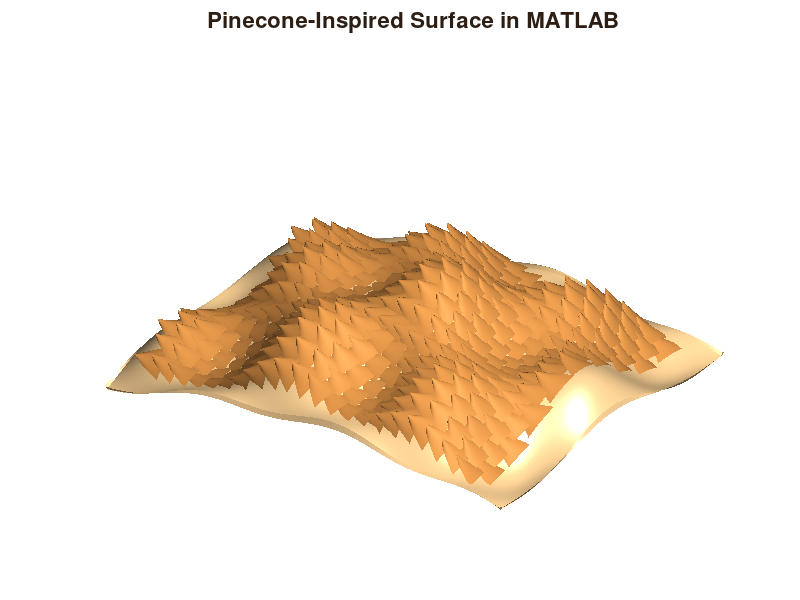

The MATLAB source for this figure:
function pinecone_surface(nU,nV,scaleLength,scaleWidth,exportImage)
% PINECONE_SURFACE Generate a pinecone-inspired geometric surface in MATLAB.
%
% This function creates a smooth base surface and distributes pinecone-like
% scale elements over it. Each scale is oriented according to the local
% tangent frame and surface normal of the underlying geometry.
%
% Inputs (all optional):
%   nU           - number of scale columns
%   nV           - number of scale rows
%   scaleLength  - scale length
%   scaleWidth   - scale width
%   exportImage  - true/false to export PNG image
%
% Example:
%   pinecone_surface
%   pinecone_surface(22,18,0.18,0.10,true)
%
% Author: Gianluigi Riccardi
% Year: 2026

    if nargin < 1 || isempty(nU), nU = 22; end
    if nargin < 2 || isempty(nV), nV = 18; end
    if nargin < 3 || isempty(scaleLength), scaleLength = 0.18; end
    if nargin < 4 || isempty(scaleWidth), scaleWidth = 0.10; end
    if nargin < 5 || isempty(exportImage), exportImage = true; end

    close all; clc;

    % ------------------------------------------------------------
    % BASE SURFACE GRID
    % ------------------------------------------------------------
    NuSurf = 220;
    NvSurf = 180;

    u = linspace(-1.2, 1.2, NuSurf);
    v = linspace(-1.0, 1.0, NvSurf);
    [U,V] = meshgrid(u,v);

    % Smooth membrane-like base surface
    Z = 0.45*exp(-0.9*(U.^2 + 1.3*V.^2)) ...
      + 0.10*sin(2.4*pi*U).*cos(1.6*pi*V) ...
      - 0.06*(U.^2) ...
      - 0.03*(V.^2);

    % Slight smoothing for visual cleanliness
    Z = localSmooth2D(Z);

    % ------------------------------------------------------------
    % LOCAL DIFFERENTIAL GEOMETRY
    % ------------------------------------------------------------
    du = u(2) - u(1);
    dv = v(2) - v(1);

    [Zu,Zv] = gradient(Z,du,dv);

    % Normal field N = normalize([-dZ/du, -dZ/dv, 1])
    Nx = -Zu;
    Ny = -Zv;
    Nz = ones(size(Z));
    Nnorm = sqrt(Nx.^2 + Ny.^2 + Nz.^2);
    Nx = Nx ./ Nnorm;
    Ny = Ny ./ Nnorm;
    Nz = Nz ./ Nnorm;

    % Tangent directions
    Tu = cat(3, ones(size(Z)), zeros(size(Z)), Zu);
    Tv = cat(3, zeros(size(Z)), ones(size(Z)), Zv);

    Tu = normalizeField(Tu);
    Tv = normalizeField(Tv);

    % Curvature-like heuristic from Laplacian magnitude
    [Zuu,~] = gradient(Zu,du,dv);
    [~,Zvv] = gradient(Zv,du,dv);
    curvatureProxy = abs(Zuu + Zvv);
    curvatureProxy = curvatureProxy ./ max(curvatureProxy(:) + eps);

    % ------------------------------------------------------------
    % FIGURE SETUP
    % ------------------------------------------------------------
    fig = figure('Color','w','Name','Pinecone Surface in MATLAB');
    ax = axes('Parent',fig);
    hold(ax,'on');
    axis(ax,'equal');
    axis(ax,'off');
    view(ax,34,28);
    camlight(ax,'headlight');
    camlight(ax,'right');
    lighting(ax,'gouraud');
    material(ax,[0.45 0.7 0.25]);

    % Base surface
    surf(ax,U,V,Z, ...
        'EdgeColor','none', ...
        'FaceColor',[0.77 0.63 0.43], ...
        'FaceAlpha',0.92);

    % ------------------------------------------------------------
    % SCALE DISTRIBUTION
    % ------------------------------------------------------------
    uCenters = linspace(-0.95,0.95,nU);
    vCenters = linspace(-0.82,0.82,nV);

    % Alternate offset for more organic arrangement
    for j = 1:nV
        for i = 1:nU

            uu = uCenters(i);
            vv = vCenters(j);

            if mod(j,2) == 0
                uu = uu + 0.5*(uCenters(min(2,end)) - uCenters(1));
            end

            if uu < min(u) || uu > max(u) || vv < min(v) || vv > max(v)
                continue;
            end

            % Interpolate position
            zc = interp2(U,V,Z,uu,vv,'linear',NaN);
            if isnan(zc)
                continue;
            end

            % Interpolate normal and tangents
            n = [
                interp2(U,V,Nx,uu,vv,'linear',NaN)
                interp2(U,V,Ny,uu,vv,'linear',NaN)
                interp2(U,V,Nz,uu,vv,'linear',NaN)
            ];

            tu = [
                interp2(U,V,Tu(:,:,1),uu,vv,'linear',NaN)
                interp2(U,V,Tu(:,:,2),uu,vv,'linear',NaN)
                interp2(U,V,Tu(:,:,3),uu,vv,'linear',NaN)
            ];

            tv = [
                interp2(U,V,Tv(:,:,1),uu,vv,'linear',NaN)
                interp2(U,V,Tv(:,:,2),uu,vv,'linear',NaN)
                interp2(U,V,Tv(:,:,3),uu,vv,'linear',NaN)
            ];

            cval = interp2(U,V,curvatureProxy,uu,vv,'linear',NaN);

            if any(isnan([n;tu;tv;cval]))
                continue;
            end

            n  = normalizeVec(n);
            tu = normalizeVec(tu);
            tv = normalizeVec(tv);

            % Make tangents orthogonal to normal
            tu = normalizeVec(tu - dot(tu,n)*n);
            tv = normalizeVec(cross(n,tu));

            % Opening angle increases with curvature heuristic
            openAngle = deg2rad(10 + 38*cval);

            % Slight size modulation
            localLength = scaleLength * (0.90 + 0.25*cval);
            localWidth  = scaleWidth  * (0.92 + 0.18*(1-cval));

            % Organic azimuth bias
            azBias = 0.12*sin(3.1*uu + 1.7*vv);
            tuRot = cos(azBias)*tu + sin(azBias)*tv;
            tvRot = -sin(azBias)*tu + cos(azBias)*tv;

            % Create one scale patch
            [Xs,Ys,Zs] = makeScalePatch( ...
                [uu;vv;zc], ...
                tuRot, tvRot, n, ...
                localLength, localWidth, openAngle);

            % Brownish tone variation
            baseColor = [0.43 0.28 0.14];
            lightGain = 0.15 + 0.30*cval;
            faceColor = min(baseColor + lightGain*[0.55 0.40 0.18], 1);

            surf(ax,Xs,Ys,Zs, ...
                'EdgeColor','none', ...
                'FaceColor',faceColor, ...
                'FaceLighting','gouraud', ...
                'AmbientStrength',0.42, ...
                'DiffuseStrength',0.75, ...
                'SpecularStrength',0.08);
        end
    end

    % ------------------------------------------------------------
    % FINAL LOOK
    % ------------------------------------------------------------
    title(ax,'Pinecone-Inspired Surface in MATLAB', ...
        'FontWeight','bold', ...
        'FontSize',16, ...
        'Color',[0.18 0.12 0.08]);

    colormap(ax,brownMap(256));

    xlim(ax,[min(u) max(u)]);
    ylim(ax,[min(v) max(v)]);
    zlim(ax,[min(Z(:))-0.1, max(Z(:))+0.45]);

    set(fig,'Renderer','opengl');

    % ------------------------------------------------------------
    % EXPORT
    % ------------------------------------------------------------
    if exportImage
        drawnow;
        exportgraphics(fig,'pinecone_surface_example.png','Resolution',300);
        fprintf('Image exported: pinecone_surface_example.png\n');
    end
end

% ========================================================================
% LOCAL FUNCTIONS
% ========================================================================

function A = localSmooth2D(A)
    K = [1 2 1; 2 4 2; 1 2 1] / 16;
    A = conv2(A,K,'same');
end

function F = normalizeField(F)
    nrm = sqrt(F(:,:,1).^2 + F(:,:,2).^2 + F(:,:,3).^2) + eps;
    F(:,:,1) = F(:,:,1) ./ nrm;
    F(:,:,2) = F(:,:,2) ./ nrm;
    F(:,:,3) = F(:,:,3) ./ nrm;
end

function v = normalizeVec(v)
    v = v(:);
    n = norm(v);
    if n < eps
        v = [0;0;1];
    else
        v = v / n;
    end
end

function [X,Y,Z] = makeScalePatch(center,tu,tv,n,L,W,openAngle)
    % Local scale coordinates
    ns = 18;
    nt = 10;

    s = linspace(0,1,ns);
    t = linspace(-1,1,nt);
    [S,T] = meshgrid(s,t);

    % Planform: narrow tip, wider root
    widthProfile = W * (0.12 + 0.88*(1 - S).^0.85);
    Xl = T .* widthProfile;
    Yl = -L * S;

    % Curvature / opening shape
    arch = 0.10*L*(1 - (T).^2).*(1 - 0.2*S);
    lift = (sin(openAngle)) * (0.55*L) .* (S.^1.4) .* (1 - 0.15*T.^2);
    Zl = arch + lift;

    % Slight longitudinal camber
    Yl = Yl + 0.08*L*(T.^2).*(S.^1.1);

    % Local basis: tv = width direction, tu = length direction
    P = center(:)' ...
      + Xl(:)*tv(:)' ...
      + Yl(:)*tu(:)' ...
      + Zl(:)*n(:)';

    X = reshape(P(:,1),size(Xl));
    Y = reshape(P(:,2),size(Xl));
    Z = reshape(P(:,3),size(Xl));
end

function cmap = brownMap(m)
    if nargin < 1
        m = 256;
    end

    anchors = [
        0.14 0.08 0.04
        0.24 0.15 0.07
        0.36 0.23 0.11
        0.52 0.35 0.17
        0.66 0.50 0.27
        0.80 0.67 0.44
    ];

    x = linspace(0,1,size(anchors,1));
    xi = linspace(0,1,m);

    cmap = zeros(m,3);
    for k = 1:3
        cmap(:,k) = interp1(x,anchors(:,k),xi,'pchip');
    end
    cmap = max(0,min(1,cmap));
end
